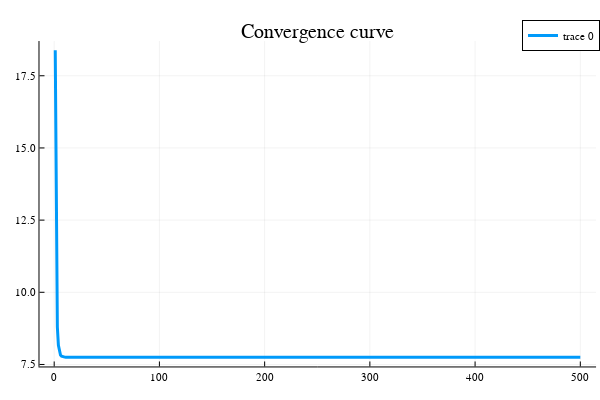

Notebook code cell kept with this figure:
### Code cell
#Initialisation
x = zeros(n,1);
xbest=x;
i = 0;
fbest =1000000; # $f_{best}^0$
histo =[];# Suite des itérés f_{best}^k 

lambda0=100;
itermax=500;
beta=0.5;
xp=x;

alpha = lambda0

while i < itermax
    i = i + 1;
    # Insérer votre code
    x = xbest
    alpha = pas_rech_lin(x,y,H,W,alpha,beta)
    xbest = proxh(x- alpha*gradg(x,y,H,W),alpha)
    fbest = evalg(xbest,y,H,W)
    # Fin insérer code
    
    # Stockage
    append!( histo, fbest)
end
#histo
#Affichage des courbes de convergence
plotly();
iter=1:itermax;
plot(iter,histo,title="Convergence curve",label=["f"],lw=3)

### Figure 1 — Plotly figure (JSON) as saved in the notebook; plotly's stock layout.template omitted (floating-point values rounded to 4 significant figures; data arrays with more than 128 entries replaced by an {"elided": "..."} marker saying what was removed)
{"data": [{"colorbar": {"title": ""}, "legendgroup": ["f"], "line": {"color": "rgba(0, 154, 250, 1.000)", "dash": "solid", "shape": "linear", "width": 3}, "mode": "lines", "name": ["f"], "showlegend": true, "type": "scatter", "x": {"elided": "500 int values"}, "xaxis": "x", "y": {"elided": "500 float values"}, "yaxis": "y", "zmax": null, "zmin": null}], "layout": {"annotations": [{"font": {"color": "rgba(0, 0, 0, 1.000)", "family": "sans-serif", "size": 20}, "rotation": 0, "showarrow": false, "text": "Convergence curve", "x": 0.5296, "xanchor": "center", "xref": "paper", "y": 1, "yanchor": "top", "yref": "paper"}], "height": 400, "legend": {"bgcolor": "rgba(255, 255, 255, 1.000)", "bordercolor": "rgba(0, 0, 0, 1.000)", "borderwidth": 1, "font": {"color": "rgba(0, 0, 0, 1.000)", "family": "sans-serif", "size": 11}, "tracegroupgap": 0, "traceorder": "normal", "x": 1, "xanchor": "auto", "y": 1, "yanchor": "auto"}, "margin": {"b": 20, "l": 0, "r": 0, "t": 20}, "paper_bgcolor": "rgba(255, 255, 255, 1.000)", "plot_bgcolor": "rgba(255, 255, 255, 1.000)", "showlegend": true, "width": 600, "xaxis": {"anchor": "y", "domain": [0.06582, 0.9934], "gridcolor": "rgba(0, 0, 0, 0.100)", "gridwidth": 0.5, "linecolor": "rgba(0, 0, 0, 1.000)", "mirror": false, "range": [-13.97, 515.0], "showgrid": true, "showline": true, "showticklabels": true, "tickangle": 0, "tickcolor": "rgb(0, 0, 0)", "tickfont": {"color": "rgba(0, 0, 0, 1.000)", "family": "sans-serif", "size": 11}, "tickmode": "array", "ticks": "inside", "ticktext": ["0", "100", "200", "300", "400", "500"], "tickvals": [0, 100, 200, 300, 400, 500], "title": "", "titlefont": {"color": "rgba(0, 0, 0, 1.000)", "family": "sans-serif", "size": 15}, "type": "-", "visible": true, "zeroline": false, "zerolinecolor": "rgba(0, 0, 0, 1.000)"}, "yaxis": {"anchor": "x", "domain": [0.03762, 0.9415], "gridcolor": "rgba(0, 0, 0, 0.100)", "gridwidth": 0.5, "linecolor": "rgba(0, 0, 0, 1.000)", "mirror": false, "range": [7.431, 18.7], "showgrid": true, "showline": true, "showticklabels": true, "tickangle": 0, "tickcolor": "rgb(0, 0, 0)", "tickfont": {"color": "rgba(0, 0, 0, 1.000)", "family": "sans-serif", "size": 11}, "tickmode": "array", "ticks": "inside", "ticktext": ["7.5", "10.0", "12.5", "15.0", "17.5"], "tickvals": [7.5, 10, 12.5, 15, 17.5], "title": "", "titlefont": {"color": "rgba(0, 0, 0, 1.000)", "family": "sans-serif", "size": 15}, "type": "-", "visible": true, "zeroline": false, "zerolinecolor": "rgba(0, 0, 0, 1.000)"}}}
